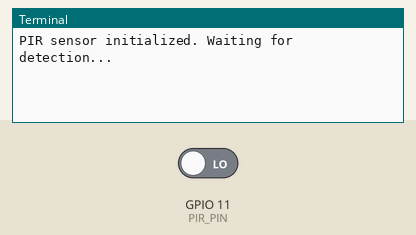
A program run on a simulated Raspberry Pi (BCM pin numbers). On the bench: the last lines printed to the terminal. Inputs (shaded band) come from the test bench; at power-on: GPIO 11 (PIR_PIN) LOW. The clock reads 2024-03-15 10:24:30 at power-on unless the program sets it.

Above: at 1.2 s.
1.3 s: GPIO 11 (PIR_PIN) driven HIGH
At 5.1 s:
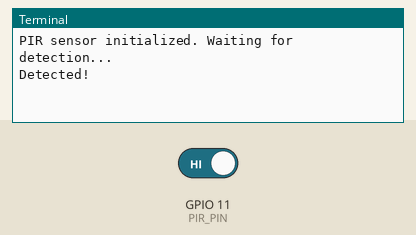
5.4 s: GPIO 11 (PIR_PIN) driven LOW
At 8.5 s:
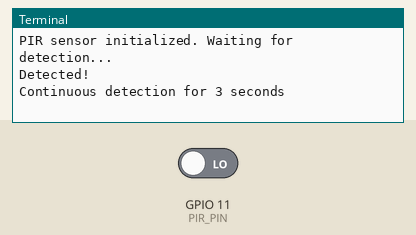

Measured:
- after the input at 1.3 s, the terminal: prints a new line after 2.7 s (image 1)
- after the input at 5.4 s, the terminal: prints a new line after 2.6 s (image 2)

The program:

pir.py
```python
import RPi.GPIO as GPIO
import time

# Set up GPIO using BCM numbering
GPIO.setmode(GPIO.BCM)

# Set the PIR sensor pin
PIR_PIN = 11
GPIO.setup(PIR_PIN, GPIO.IN)

# Initialize variables
detection_threshold = 0
detection_start_time = 0

try:
    print("PIR sensor initialized. Waiting for detection...")

    while True:
        # Read the PIR sensor state
        pir_state = GPIO.input(PIR_PIN)

        if pir_state == GPIO.HIGH:
            detection_threshold += 1
            if detection_threshold == 1:
                detection_start_time = time.time()  # Start time of continuous detection

            if detection_threshold >= 3:
                print("Detected!")
                detection_threshold = 0  # Reset threshold after detection
        else:
            detection_threshold = 0  # Reset threshold if no detection

        # Check if continuous detection for 3 seconds
        if detection_start_time != 0 and time.time() - detection_start_time >= 3:
            print("Continuous detection for 3 seconds")
            detection_start_time = 0  # Reset start time after continuous detection

        time.sleep(1)  # Wait for 1 second

except KeyboardInterrupt:
    print("Exiting...")
finally:
    GPIO.cleanup()  # Clean up GPIO
```
